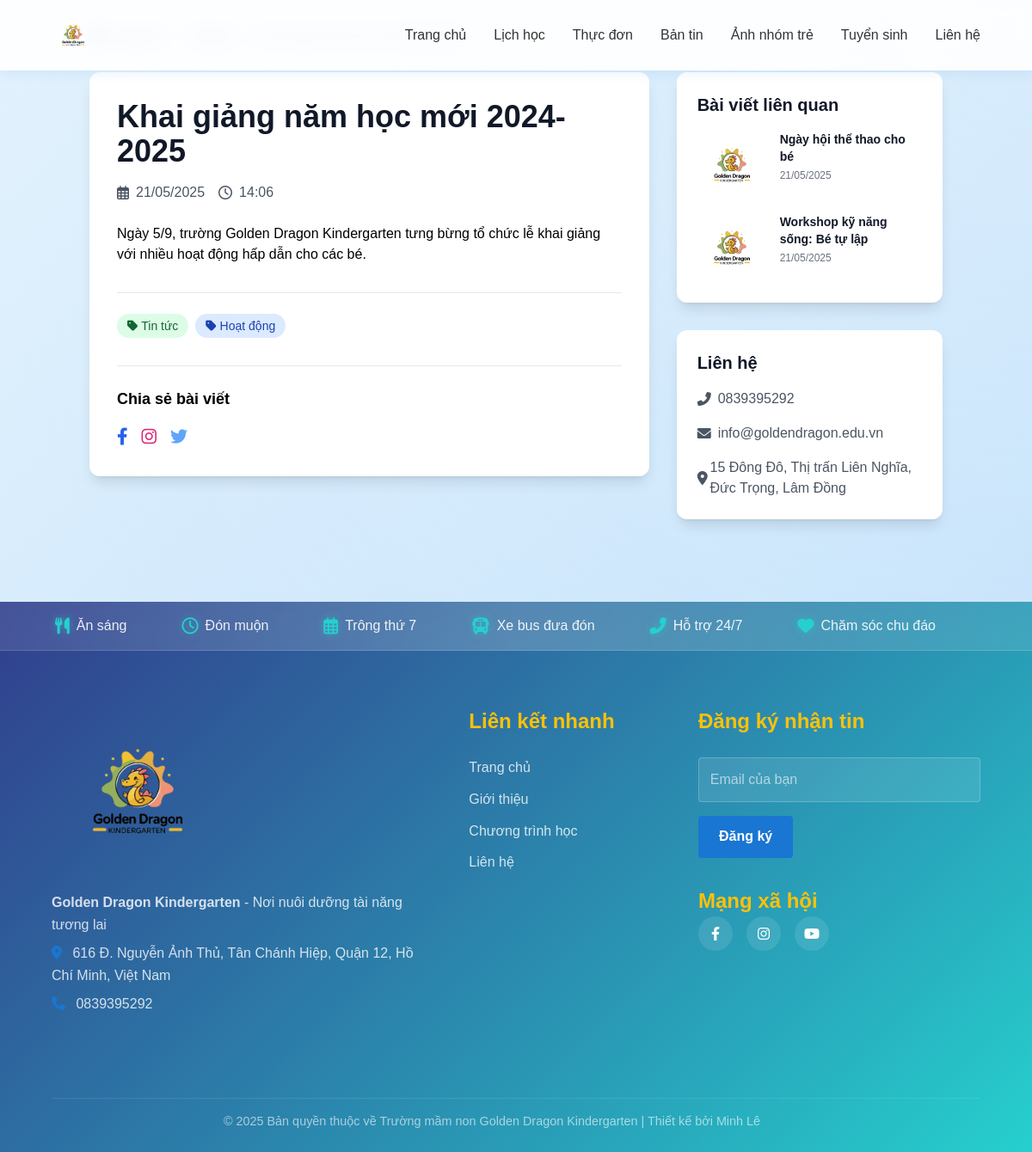
/ban-tin/1, run on the app's committed database.
### tables this page shows
CREATE TABLE IF NOT EXISTS posts (
    id INT AUTO_INCREMENT PRIMARY KEY,
    title VARCHAR(255) NOT NULL,
    content TEXT NOT NULL,
    image VARCHAR(255) DEFAULT NULL,
    status ENUM('draft', 'published') NOT NULL DEFAULT 'draft',
    created_at DATETIME DEFAULT CURRENT_TIMESTAMP,
    updated_at DATETIME DEFAULT CURRENT_TIMESTAMP ON UPDATE CURRENT_TIMESTAMP
);

### includes/Database.php (called while the page is built, shortened)
<?php
class Database {
    private $host = 'localhost';
    private $db_name = 'rongvang';
    private $username = 'root';
    private $password = '';
    private $conn;
    private static $instance = null;
    private function __construct() {
        try {
            $this->conn = new PDO(
                "mysql:host={$this->host};dbname={$this->db_name};charset=utf8mb4",
                $this->username,
                $this->password,
                [
                    PDO::ATTR_ERRMODE => PDO::ERRMODE_EXCEPTION,
                    PDO::ATTR_DEFAULT_FETCH_MODE => PDO::FETCH_ASSOC,
                    PDO::ATTR_EMULATE_PREPARES => false,
                    PDO::MYSQL_ATTR_INIT_COMMAND => "SET NAMES utf8mb4"
                ]
            );
        } catch (PDOException $e) {
            error_log("Database Connection Error: " . $e->getMessage());
            throw new Exception("Database connection failed: " . $e->getMessage());
        }
    }
    public static function getInstance() {
        if (self::$instance === null) {
            self::$instance = new self();
        }
        return self::$instance;
    }
    public function getConnection() {
        return $this->conn;
    }
}

### models/Post.php (called while the page is built, shortened)
<?php
require_once __DIR__ . '/../includes/Database.php';
class Post {
    private $db;
    public function __construct() {
        try {
            $this->db = Database::getInstance()->getConnection();
        } catch (Exception $e) {
            error_log("Post Model Error: " . $e->getMessage());
            throw new Exception("Failed to initialize model");
        }
    }
    public function getById($id) {
        try {
            $sql = "SELECT * FROM posts WHERE id = :id";
            $stmt = $this->db->prepare($sql);
            $stmt->bindParam(':id', $id);
            $stmt->execute();
            return $stmt->fetch(PDO::FETCH_ASSOC);
        } catch (Exception $e) {
            error_log("Get Post Error: " . $e->getMessage());
            return false;
        }
    }
    public function getRecent($limit = 5) {
        try {
            $query = "SELECT * FROM posts ORDER BY created_at DESC LIMIT :limit";
            $stmt = $this->db->prepare($query);
            $stmt->bindParam(':limit', $limit, PDO::PARAM_INT);
            $stmt->execute();
            return $stmt->fetchAll(PDO::FETCH_ASSOC);
        } catch (Exception $e) {
            error_log("Get Recent Posts Error: " . $e->getMessage());
            return [];
        }
    }
}

### views/pages/ban-tin-detail.php (the view, shortened to what this page needs)
<?php
require_once __DIR__ . '/../layouts/header.php';
$postId = isset($_GET['id']) ? (int)$_GET['id'] : 0;
require_once __DIR__ . '/../../models/Post.php';
$postModel = new Post();
$post = $postModel->getById($postId);
$relatedPosts = $postModel->getRecent(3);
?>
<main class="container mx-auto py-8 px-4">
    <nav class="flex mb-8 text-sm">
        <ol class="inline-flex items-center space-x-1 md:space-x-3">
            <li class="inline-flex items-center">
                <a href="/RongVang" class="text-gray-700 hover:text-green-600">
                </a>
            </li>
            <li>
                <div class="flex items-center">
                    <a href="/RongVang/ban-tin" class="text-gray-700 hover:text-green-600">Bản tin</a>
                </div>
            </li>
            <li>
                <div class="flex items-center">
                    <span class="text-gray-500"><?php echo htmlspecialchars($post['title']); ?></span>
                </div>
            </li>
        </ol>
    </nav>
    <div class="grid grid-cols-1 lg:grid-cols-3 gap-8">
        <div class="lg:col-span-2">
            <article class="bg-white rounded-xl shadow-lg overflow-hidden">
                <div class="p-8">
                    <h1 class="text-3xl md:text-4xl font-bold text-gray-900 mb-4">
                        <?php echo htmlspecialchars($post['title']); ?>
                    </h1>
                    <div class="flex items-center text-gray-600 mb-6">
                        <span class="flex items-center mr-4">
                            <i class="far fa-calendar-alt mr-2"></i>
                            <?php echo date('d/m/Y', strtotime($post['created_at'])); ?>
                        </span>
                        <span class="flex items-center">
                            <i class="far fa-clock mr-2"></i>
                            <?php echo date('H:i', strtotime($post['created_at'])); ?>
                        </span>
                    </div>
                    <div class="prose prose-lg max-w-none">
                        <?php echo $post['content']; ?>
                    </div>
                    <div class="mt-8 pt-6 border-t border-gray-200">
                        <div class="flex flex-wrap gap-2">
                            <span class="px-3 py-1 bg-green-100 text-green-800 rounded-full text-sm">
                                <i class="fas fa-tag mr-1"></i>Tin tức
                            </span>
                            <span class="px-3 py-1 bg-blue-100 text-blue-800 rounded-full text-sm">
                                <i class="fas fa-tag mr-1"></i>Hoạt động
                            </span>
                        </div>
                    </div>
                    <div class="mt-8 pt-6 border-t border-gray-200">
                        <h3 class="text-lg font-semibold mb-4">Chia sẻ bài viết</h3>
                        <div class="flex space-x-4">
                            <a href="#" class="text-blue-600 hover:text-blue-800">
                                <i class="fab fa-facebook-f text-xl"></i>
                            </a>
                            <a href="#" class="text-pink-600 hover:text-pink-800">
                                <i class="fab fa-instagram text-xl"></i>
                            </a>
                            <a href="#" class="text-blue-400 hover:text-blue-600">
                                <i class="fab fa-twitter text-xl"></i>
                            </a>
                        </div>
                    </div>
                </div>
            </article>
        </div>
        <div class="lg:col-span-1">
            <div class="bg-white rounded-xl shadow-lg p-6 mb-8">
                <h3 class="text-xl font-bold text-gray-900 mb-4">Bài viết liên quan</h3>
                <div class="space-y-4">
                    <?php foreach ($relatedPosts as $relatedPost): ?>
                        <?php if ($relatedPost['id'] != $post['id']): ?>
                        <a href="/RongVang/ban-tin/<?php echo $relatedPost['id']; ?>"
                           class="block group">
                            <div class="flex items-start space-x-4">
                                <?php if ($relatedPost['image']): ?>
                                <img src="/RongVang/<?php echo htmlspecialchars($relatedPost['image']); ?>"
                                     alt="<?php echo htmlspecialchars($relatedPost['title']); ?>"
                                     class="w-20 h-20 object-cover rounded-lg">
                                <?php else: ?>
                                <img src="/RongVang/asset/img/logo.png"
                                     alt="<?php echo htmlspecialchars($relatedPost['title']); ?>"
                                     class="w-20 h-20 object-cover rounded-lg">
                                <?php endif; ?>
                                <div>
                                    <h4 class="text-sm font-semibold text-gray-900 group-hover:text-green-600">
                                        <?php echo htmlspecialchars($relatedPost['title']); ?>
                                    </h4>
                                    <p class="text-xs text-gray-500 mt-1">
                                        <?php echo date('d/m/Y', strtotime($relatedPost['created_at'])); ?>
                                    </p>
                                </div>
                            </div>
                        </a>
                        <?php endif; ?>
                    <?php endforeach; ?>
                </div>
            </div>
            <div class="bg-white rounded-xl shadow-lg p-6">
                <h3 class="text-xl font-bold text-gray-900 mb-4">Liên hệ</h3>
                <div class="space-y-4">
                    <div class="flex items-center text-gray-600">
                        <i class="fas fa-phone-alt w-6"></i>
                        <span>0839395292</span>
                    </div>
                    <div class="flex items-center text-gray-600">
                        <i class="fas fa-envelope w-6"></i>
                        <span>info@goldendragon.edu.vn</span>
                    </div>
                    <div class="flex items-center text-gray-600">
                        <i class="fas fa-map-marker-alt w-6"></i>
                        <span>15 Đông Đô, Thị trấn Liên Nghĩa, Đức Trọng, Lâm Đồng</span>
                    </div>
                </div>
            </div>
        </div>
    </div>
</main>
<?php require_once __DIR__ . '/../layouts/footer.php'; ?>

### data on the page
posts: title "Khai giảng năm học mới 2024-2025", created_at "21/05/2025", created_at "14:06", content "Ngày 5/9, trường Golden Dragon Kindergarten tưng bừng tổ chức lễ khai giảng với nhiều hoạt động hấp dẫn cho các bé."
posts: title "Ngày hội thể thao cho bé", created_at "21/05/2025"
posts: title "Workshop kỹ năng sống: Bé tự lập", created_at "21/05/2025"
